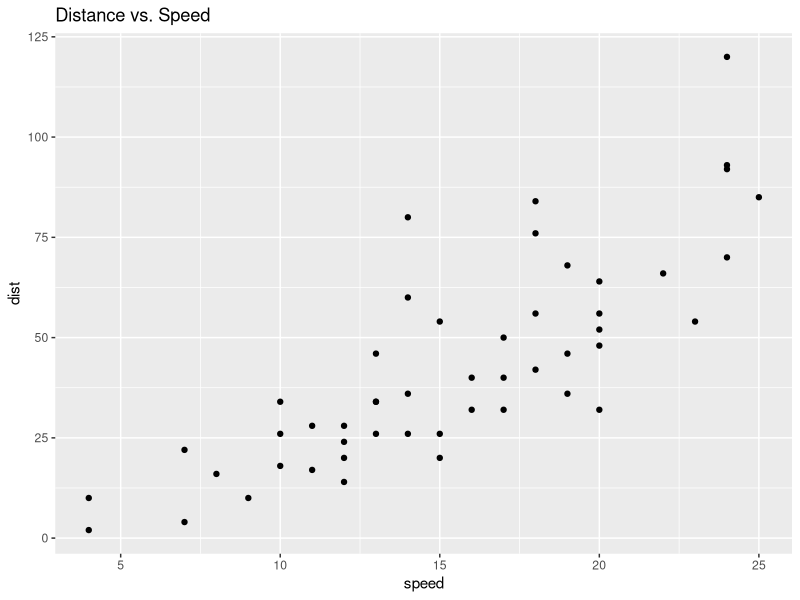

Recreate this plot in R.
## ---- chunk 1
knitr::opts_chunk$set(echo = TRUE)
## ---- chunk 2
library(tidyverse)
## ---- chunk 3
summary(cars)
## ---- chunk 4
cars %>% ggplot(aes(x = speed, y = dist)) + geom_point() + ggtitle("Distance vs. Speed")
